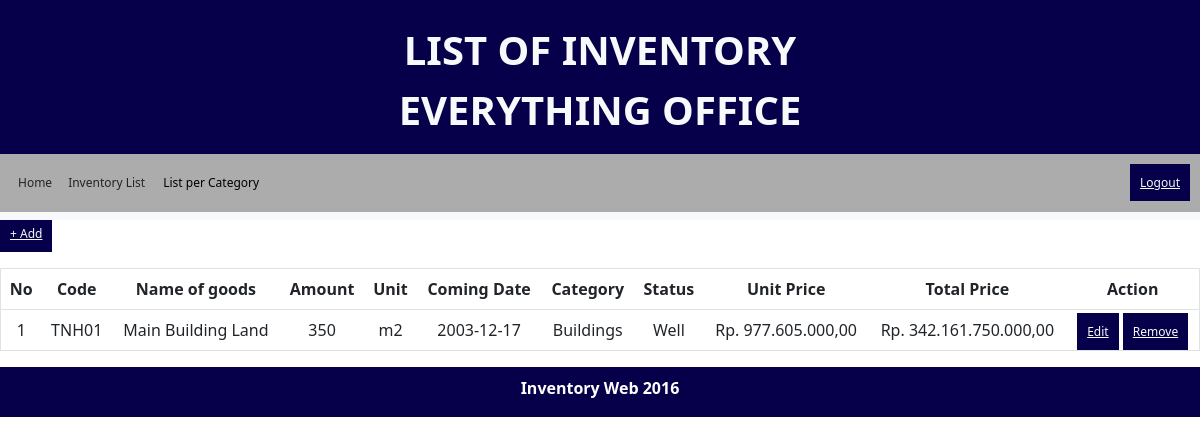
/inventarisbangunan.php, run on the app's committed database.
### tables this page shows
CREATE TABLE `inventaris` (
  `item_id` varchar(10) NOT NULL,
  `item_name` varchar(30) DEFAULT NULL,
  `amount` int(11) DEFAULT NULL,
  `unit` varchar(15) DEFAULT NULL,
  `arrival_date` date DEFAULT NULL,
  `category` varchar(20) DEFAULT NULL,
  `item_status` varchar(20) DEFAULT NULL,
  `price` int(20) DEFAULT NULL
);

### functions.php (called while the page is built, shortened)
<?php
	$koneksi = mysqli_connect("localhost", "root", "", "responsi");
	function query($query) {
		global $koneksi;
		$result = mysqli_query($koneksi, $query);
		$rows = [];
		while( $row = mysqli_fetch_assoc($result) ) {
			$rows[] = $row;
		}
		return $rows;
	}
?>

### inventarisbangunan.php (the view, shortened to what this page needs)
<?php
require 'functions.php';
$inventaris = query("SELECT * FROM inventaris WHERE category='Buildings'");
?>
<!DOCTYPE html>
<html lang="en">
<head>
    <link href="https://cdn.jsdelivr.net/npm/bootstrap@5.1.3/dist/css/bootstrap.min.css" rel="stylesheet">
	<link rel="stylesheet" href="https://stackpath.bootstrapcdn.com/font-awesome/4.7.0/css/font-awesome.min.css">
	<link rel="stylesheet" type="text/css" href="css/style.css">
</head>
<body>
<nav class="topnav navbar-dark bg-blue">
  <p class="judul text-light">
    LIST OF INVENTORY<br>
    EVERYTHING OFFICE
  </p>
</nav>
<nav class="navbar navbar-expand-lg navbar-light bg-light">
  <div class="collapse navbar-collapse nav-link" id="navbarNavDropdown">
    <ul class="navbar-nav">
      <li class="nav-item active">
        <a class="nav-link text-dark" href="home.php">Home</a>
      </li>
      <li class="nav-item">
        <a class="nav-link text-dark" href="inventaris.php">Inventory List</a>
      </li>
      <li class="dropdown">
        <button class="dropbtn">List per Category</button>
      </li>
    </ul>
    <ul class="navbar-nav ms-auto">
      <li class="nav-item">
        <a class="nav-blue text-light" href="logout.php">Logout</a>
      </li>
    </ul>
  </div>
</nav>
<div class="body">
    <ul class="navbar-nav ms-auto">
      <li class="nav-item">
        <a class="nav-blue text-light" href="tambah.php">+ Add</a><br><br>
      </li>
    </ul>
    <table class="table" border="1" cellpadding="10" cellspacing="0">
        <tr>
        <th>No</th>
            <th>Code</th>
            <th>Name of goods</th>
            <th>Amount</th>
            <th>Unit</th>
            <th>Coming Date</th>
            <th>Category</th>
            <th>Status</th>
            <th>Unit Price</th>
            <th>Total Price</th>
            <th>Action</th>
        </tr>
        <?php $i = 1; ?>
	    <?php foreach ($inventaris as $inv) : ?>
        <tr>
            <td><?= $i ?></td>
            <td><?= $inv["item_id"]; ?></td>
            <td><?= $inv["item_name"]; ?></td>
            <td><?= $inv["amount"]; ?></td>
			<td><?= $inv["unit"]; ?></td>
    		<td><?= $inv["arrival_date"]; ?></td>
	    	<td><?= $inv["category"]; ?></td>
		    <td><?= $inv["item_status"]; ?></td>
        <?php $num=$inv["price"]; ?>
            <?php $numformat = number_format($num,2,",","."); ?>
			      <td>Rp. <?php echo $numformat; ?></td>
            <td>Rp. <?php $total=$inv["price"]*$inv["amount"]; $totalFormat = number_format($total,2,",","."); echo $totalFormat; ?></td>
	  		<td>
		    	<a class="nav-blue text-light" href="edit.php?item_id=<?= $inv["item_id"]; ?>">Edit</a>
				<a class="nav-blue text-light" href="hapus.php?item_id=<?= $inv["item_id"]; ?>" onclick="return confirm('Are You Sure?');">Remove</a>
		    </td>
		</tr>
		<?php $i++; ?>
    	<?php endforeach; ?>
    </table>
</div>
<div class="footer bg-blue">
		<p>Inventory Web 2016</p>
	</div>
</body>
</html>

### css/style.css (style rules this page uses)
.nav-link { background-color: #acacac; padding: 10px; font-size: 12px; border: none; }
.collapse { margin-top: -10px; }
.nav-blue { background-color: #050049; padding: 10px; font-size: 12px; border: none; }
.dropbtn { background-color: #acacac; color: rgb(0, 0, 0); padding: 10px; font-size: 12px; border: none; }
.dropdown { position: relative; display: inline-block; }
.bg-blue { background-color: #050049 }
nav.topnav { text-align: center; font-size:40px; margin-bottom:-20px; padding: 20px; }
p.judul { font-weight: bold; }
div.footer { text-align: center; font-weight: bold; color: #fff; padding-top: 9px; padding-bottom: 1px; }
th { text-align: center; }
td { text-align: center; }

### data on the page
inventaris: item_id "TNH01", item_name "Main Building Land", amount "350", unit "m2", arrival_date "2003-12-17", category "Buildings", item_status "Well", price "977.605.000,00", totalFormat "342.161.750.000,00"
